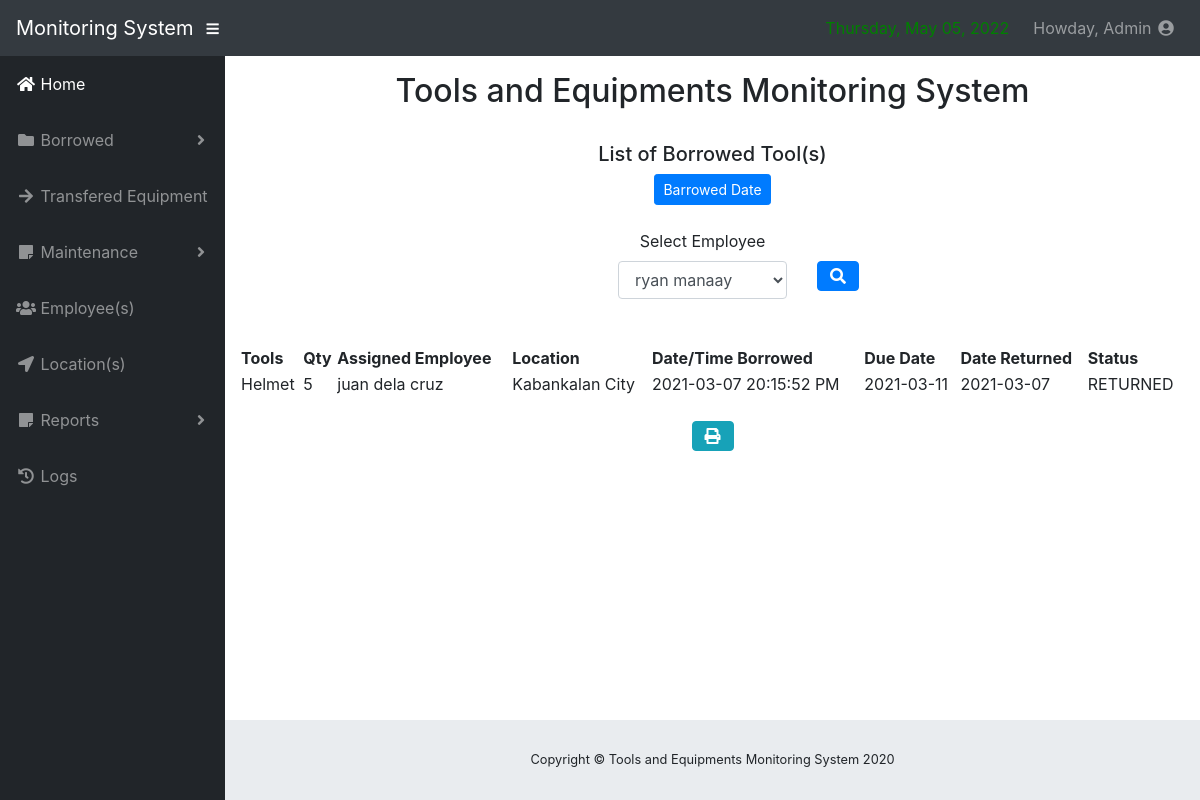
Page /borrowed_tool_report.php (signed in) on the committed database.
### tables this page shows
CREATE TABLE `borrowed_tools` (
  `borrow_id` int(11) NOT NULL,
  `tool_id` int(11) NOT NULL,
  `qty` int(11) NOT NULL,
  `emp_id` int(11) NOT NULL,
  `borrowed_date` nvarchar(30) NOT NULL,
  `borrowed_time` nvarchar(30) NOT NULL,
  `due_date` nvarchar(30) NOT NULL,
  `date_returned` nvarchar(30) NOT NULL,
  `status` nvarchar(30) NOT NULL,
  `location_id` int(11) NOT NULL
);

CREATE TABLE `tools` (
  `tool_id` int(11) NOT NULL,
  `name` nvarchar(30) NOT NULL,
  `quantity` int(11) NOT NULL,
  `available_quantity` int(11) NOT NULL,
  `tool_type` nvarchar(30) NOT NULL,
  `status` nvarchar(30) NOT NULL
);

CREATE TABLE `employees` (
  `emp_id` int(11) NOT NULL,
  `name` nvarchar(30) NOT NULL,
  `age` int(3) NOT NULL,
  `address` text NOT NULL,
  `contact_number` nvarchar(30) NOT NULL,
  `position` nvarchar(30) NOT NULL
);

CREATE TABLE `location` (
  `location_id` int(11) NOT NULL,
  `location_address` text NOT NULL
);

### borrowed_tool_report.php (the view, shortened to what this page needs)
 <?php
       include('include/connect.php');
       include('include/header.php');
       include('include/sidebar1.php')
        ?>
<div id="content-wrapper">
        <div class="container-fluid">
               <div style="margin-bottom: 30px">
             <center><h2>Tools and Equipments Monitoring System</h2><br><h5>List of Borrowed Tool(s)</h5><a href="#" data-toggle="modal" data-target="#BarrowedDate" class="btn btn-sm btn-primary">Barrowed Date</a></center>
             <br>
             <center>
               <form method="post" style="margin-left: 40%" action="#">
              <div class="row">
             <div class="col-md-4">
              <div class="form-group">
             <label for="date">Select Employee</label>
                <select class="form-control select2" name="employee" tabindex="1" autofocus required>
                <?php
                   $query2=mysqli_query($db,"select * from employees")or die(mysqli_error());
                      while($row=mysqli_fetch_array($query2)){
                ?>
                    <option value="<?php echo $row['emp_id'];?>"><?php echo $row['name'];?></option>
                  <?php }?>
                </select>
              </div>
            </div>
            <div class="col-md-2" style="margin-top: 8px">
            <div class="form-group">
              <div class="input-group">
                <button class="btn btn-md btn-primary fas fa-search" type="submit" name="search"></button>
              </div>
            </div>
          </div>
        </div>
        </form>
      </center>
         </div>
         <?php
         if(isset($_POST['submit'])){
         ?>
         <span id="divToPrint" style="width: 100%;">
         <center><h1>Start Date: <?php echo $_POST['start']; ?><br>End Date: <?php echo $_POST['end']; ?></h1></center><br>
                <table width="100%" cellspacing="0">
                  <thead>
                    <tr>
                      <th>Tools</th>
                      <th>Qty</th>
                      <th>Assigned Employee</th>
                      <th>Location</th>
                      <th>Date/Time Borrowed</th>
                      <th>Due Date</th>
                      <th>Date Returned</th>
                      <th>Status</th>
                    </tr>
                  </thead>
              <?php
$query = "SELECT borrowed_tools.borrow_id,tools.name,employees.name as 'Employee',borrowed_tools.borrowed_date,borrowed_tools.borrowed_time,borrowed_tools.due_date,borrowed_tools.date_returned,borrowed_tools.status,borrowed_tools.qty,location.location_address FROM borrowed_tools left join tools on tools.tool_id = borrowed_tools.tool_id left join employees on employees.emp_id = borrowed_tools.emp_id left join location on location.location_id = borrowed_tools.location_id WHERE borrowed_date BETWEEN '".$_POST['start']."' AND '".$_POST['end']."'";
                    $result = mysqli_query($db, $query) or die (mysqli_error($db));
                        while ($row = mysqli_fetch_assoc($result)) {
                            echo '<tr>';
                             echo '<td>'. $row['name'].'</td>';
                             echo '<td>'. $row['qty'].'</td>';
                               echo '<td>'. $row['Employee'].'</td>';
                               echo '<td>'. $row['location_address'].'</td>';
                               echo '<td>'. $row['borrowed_date'].' '.$row['borrowed_time'].'</td>';
                              echo '<td>'. $row['due_date'].'</td>';
                               echo '<td>'. $row['date_returned'].'</td>';
                               echo '<td>'. $row['status'].'</td>';
                            echo '</tr> ';
                     ?>
                   <?php }
            ?>
                </table>
                <?php
              }else{
                ?>
                <table width="100%" cellspacing="0">
                  <thead>
                    <tr>
                      <th>Tools</th>
                      <th>Qty</th>
                      <th>Assigned Employee</th>
                      <th>Location</th>
                      <th>Date/Time Borrowed</th>
                      <th>Due Date</th>
                      <th>Date Returned</th>
                      <th>Status</th>
                    </tr>
                  </thead>
              <?php
$query = "SELECT borrowed_tools.borrow_id,tools.name,employees.name as 'Employee',borrowed_tools.borrowed_date,borrowed_tools.borrowed_time,borrowed_tools.due_date,borrowed_tools.date_returned,borrowed_tools.status,borrowed_tools.qty,location.location_address FROM borrowed_tools left join tools on tools.tool_id = borrowed_tools.tool_id left join employees on employees.emp_id = borrowed_tools.emp_id left join location on location.location_id = borrowed_tools.location_id";
                    $result = mysqli_query($db, $query) or die (mysqli_error($db));
                        while ($row = mysqli_fetch_assoc($result)) {
                            echo '<tr>';
                             echo '<td>'. $row['name'].'</td>';
                             echo '<td>'. $row['qty'].'</td>';
                               echo '<td>'. $row['Employee'].'</td>';
                               echo '<td>'. $row['location_address'].'</td>';
                               echo '<td>'. $row['borrowed_date'].' '.$row['borrowed_time'].'</td>';
                              echo '<td>'. $row['due_date'].'</td>';
                               echo '<td>'. $row['date_returned'].'</td>';
                               echo '<td>'. $row['status'].'</td>';
                            echo '</tr> ';
                     ?>
                   <?php }
            ?>
                </table>
                <?php
              }
                ?>
              <br>
              <center>
                <div style="float: center;">
               <a href="#" type="button" class="btn btn-xs btn-info fas fa-print" value="print" onclick="PrintDiv();"></a>
             </div>
             </center>
              </div>
            </div>
              <?php
       include('include/footer.php');
              ?>

### css/sb-admin.css (style rules this page uses)
html { position: relative; min-height: 100%; }
body { height: 100%; }
#wrapper #content-wrapper { overflow-x: hidden; width: 100%; padding-top: 1rem; padding-bottom: 80px; }
:root { --input-padding-x: 0.75rem; --input-padding-y: 0.75rem; }

### rows in the picture
borrowed_tools: tool.name "Helmet", qty "5", emp.name "juan dela cruz", location.location_address "Kabankalan City", borrowed_date "2021-03-07", borrowed_time "20:15:52 PM", due_date "2021-03-11", date_returned "2021-03-07", status "RETURNED"

### other values in the picture
$_SESSION['name'] "Admin"
form field employee "ryan manaay"
